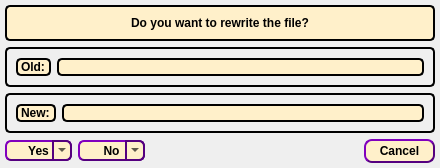
<?xml version="1.0" encoding="UTF-8"?>
<ui version="4.0">
 <class>RewriteFile</class>
 <widget class="QMainWindow" name="RewriteFile">
  <property name="geometry">
   <rect>
    <x>0</x>
    <y>0</y>
    <width>440</width>
    <height>168</height>
   </rect>
  </property>
  <property name="minimumSize">
   <size>
    <width>440</width>
    <height>168</height>
   </size>
  </property>
  <property name="maximumSize">
   <size>
    <width>440</width>
    <height>168</height>
   </size>
  </property>
  <property name="windowTitle">
   <string>VaspReader</string>
  </property>
  <property name="windowIcon">
   <iconset resource="Resource.qrc">
    <normaloff>:/VRlogo/VR-logo.ico</normaloff>:/VRlogo/VR-logo.ico</iconset>
  </property>
  <property name="styleSheet">
   <string notr="true">QPushButton {
  background-color: rgb(255, 240, 202);
  color: black;
  font-weight: 600;
  border-radius: 8px;
  border: 2px solid rgb(85, 0, 127);
  padding: 3px 3px;
  margin-top: 0px;
  outline: 0px;
  border-style: outset;
}
QPushButton:disabled {
border-radius: 8px;
padding: 3px 3px;
color: black;
font-weight: 600;
border-radius: 8px;
border: 2px solid rgb(75, 75, 75);
background-color:rgb(150, 150, 150);
margin-top: 0px;
outline: 0px;
border-style: outset;
}
QPushButton:hover {
  background-color: rgb(255, 212, 137);
  border: 1px solid #000000;
  border-style: outset;
}
QPushButton:pressed {
background-color: white;
border: 3px solid #000000
}
QFrame{
  border: 2px solid #000000;
  border-radius: 5px;
}
QLabel{
background-color: rgb(255, 240, 202);
color: black;
font-weight: 600;
height:28px;}
QToolButton {
  background-color: rgb(255, 240, 202);
  color: black;
  font-weight: 600;
  border-radius: 6px;
  border: 2px solid rgb(85, 0, 127);
  border-style: outset;
}
QToolButton:disabled {
border-radius: 6px;
color: black;
font-weight: 600;
border: 2px solid rgb(75, 75, 75);
background-color:rgb(150, 150, 150);
border-style: outset;
}
QToolButton:hover {
  background-color: rgb(255, 212, 137);
  border: 1px solid #000000;
  border-style: outset;
}
QToolButton:pressed {
background-color: white;
border: 3px solid #000000;
}
QToolButton[popupMode=&quot;1&quot;] { /* only for MenuButtonPopup */
    padding-right: 10px; /* make way for the popup button */
}
QToolButton::menu-button {
    border: 2px solid rgb(85, 0, 127); /* rgb(255, 212, 137) */
    /* border-style: inline; */
    border-top-right-radius: 6px;
    border-bottom-right-radius: 6px;
    background-color:  rgb(255, 240, 202);
    /* 16px width + 4px for border = 20px allocated above */
    width: 16px;
}
QToolButton::menu-arrow {
    width: 12px;
    height: 12px;
}
QToolButton::menu-arrow:open {
    background-color: white;
    border: 3px solid #000000;
    border-top-right-radius: 6px;
    border-bottom-right-radius: 6px;
    width: 16px;
    height: 16px;
    top: 0.5px;
}
QToolButton#RewriteNoToolButton{
width: 60px;
border-style: outset;
}
QToolButton#RewriteYesToolButton{
width: 60px;
border-style: outset;
}
QPushButton#RewriteCancelButton:pressed {
background-color: white;
border: 3px solid #000000
border-style: inset;
}</string>
  </property>
  <property name="locale">
   <locale language="English" country="UnitedStates"/>
  </property>
  <widget class="QWidget" name="RewriteFileMainWidget">
   <layout class="QVBoxLayout" name="verticalLayout">
    <property name="leftMargin">
     <number>5</number>
    </property>
    <property name="topMargin">
     <number>5</number>
    </property>
    <property name="rightMargin">
     <number>5</number>
    </property>
    <property name="bottomMargin">
     <number>5</number>
    </property>
    <item>
     <widget class="QLabel" name="RewriteAskLabel">
      <property name="text">
       <string>Do you want to rewrite the file?</string>
      </property>
      <property name="alignment">
       <set>Qt::AlignCenter</set>
      </property>
     </widget>
    </item>
    <item>
     <widget class="QFrame" name="OldFileFrame">
      <property name="frameShape">
       <enum>QFrame::StyledPanel</enum>
      </property>
      <property name="frameShadow">
       <enum>QFrame::Raised</enum>
      </property>
      <layout class="QHBoxLayout" name="horizontalLayout_2" stretch="1,50">
       <item>
        <widget class="QLabel" name="OldFileLabel">
         <property name="text">
          <string>Old:</string>
         </property>
        </widget>
       </item>
       <item>
        <widget class="QLabel" name="OldParametersLabel">
         <property name="text">
          <string/>
         </property>
         <property name="alignment">
          <set>Qt::AlignRight|Qt::AlignTrailing|Qt::AlignVCenter</set>
         </property>
        </widget>
       </item>
      </layout>
     </widget>
    </item>
    <item>
     <widget class="QFrame" name="NewFileFrame">
      <property name="frameShape">
       <enum>QFrame::StyledPanel</enum>
      </property>
      <property name="frameShadow">
       <enum>QFrame::Raised</enum>
      </property>
      <layout class="QHBoxLayout" name="horizontalLayout_3" stretch="1,50">
       <item>
        <widget class="QLabel" name="NewFileLabel">
         <property name="text">
          <string>New:</string>
         </property>
        </widget>
       </item>
       <item>
        <widget class="QLabel" name="NewParametersLabel">
         <property name="text">
          <string/>
         </property>
         <property name="alignment">
          <set>Qt::AlignRight|Qt::AlignTrailing|Qt::AlignVCenter</set>
         </property>
        </widget>
       </item>
      </layout>
     </widget>
    </item>
    <item>
     <layout class="QHBoxLayout" name="RewriteBottomLayout" stretch="1,1,3,1">
      <property name="sizeConstraint">
       <enum>QLayout::SetDefaultConstraint</enum>
      </property>
      <item>
       <widget class="QToolButton" name="RewriteYesToolButton">
        <property name="text">
         <string>Yes</string>
        </property>
        <property name="popupMode">
         <enum>QToolButton::MenuButtonPopup</enum>
        </property>
        <property name="autoRaise">
         <bool>false</bool>
        </property>
       </widget>
      </item>
      <item>
       <widget class="QToolButton" name="RewriteNoToolButton">
        <property name="text">
         <string>No</string>
        </property>
        <property name="popupMode">
         <enum>QToolButton::MenuButtonPopup</enum>
        </property>
        <property name="arrowType">
         <enum>Qt::NoArrow</enum>
        </property>
       </widget>
      </item>
      <item>
       <spacer name="RewriteSpacer">
        <property name="orientation">
         <enum>Qt::Horizontal</enum>
        </property>
        <property name="sizeHint" stdset="0">
         <size>
          <width>40</width>
          <height>20</height>
         </size>
        </property>
       </spacer>
      </item>
      <item>
       <widget class="QPushButton" name="RewriteCancelButton">
        <property name="text">
         <string>Cancel</string>
        </property>
       </widget>
      </item>
     </layout>
    </item>
   </layout>
  </widget>
 </widget>
 <resources>
  <include location="Resource.qrc"/>
 </resources>
 <connections/>
</ui>
